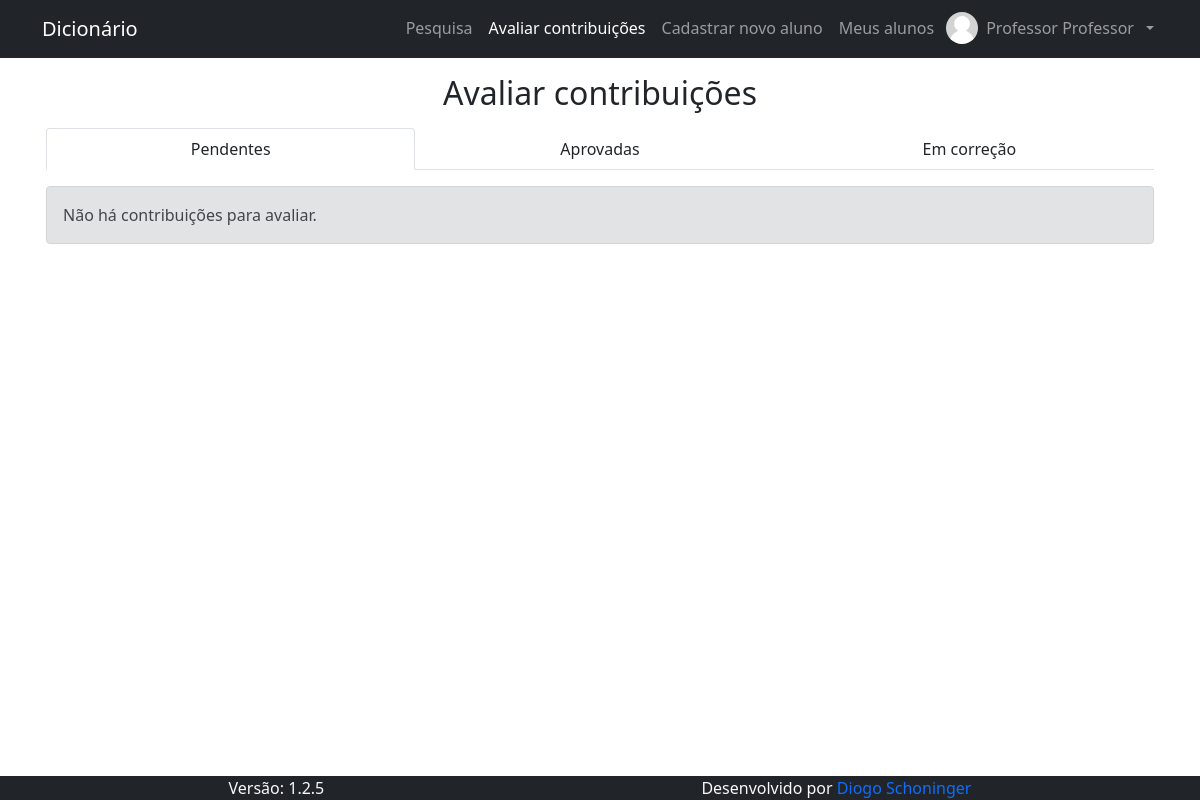
The app's page /pages/contribuicoes/avaliar_contribuicoes.php (signed in), older data.
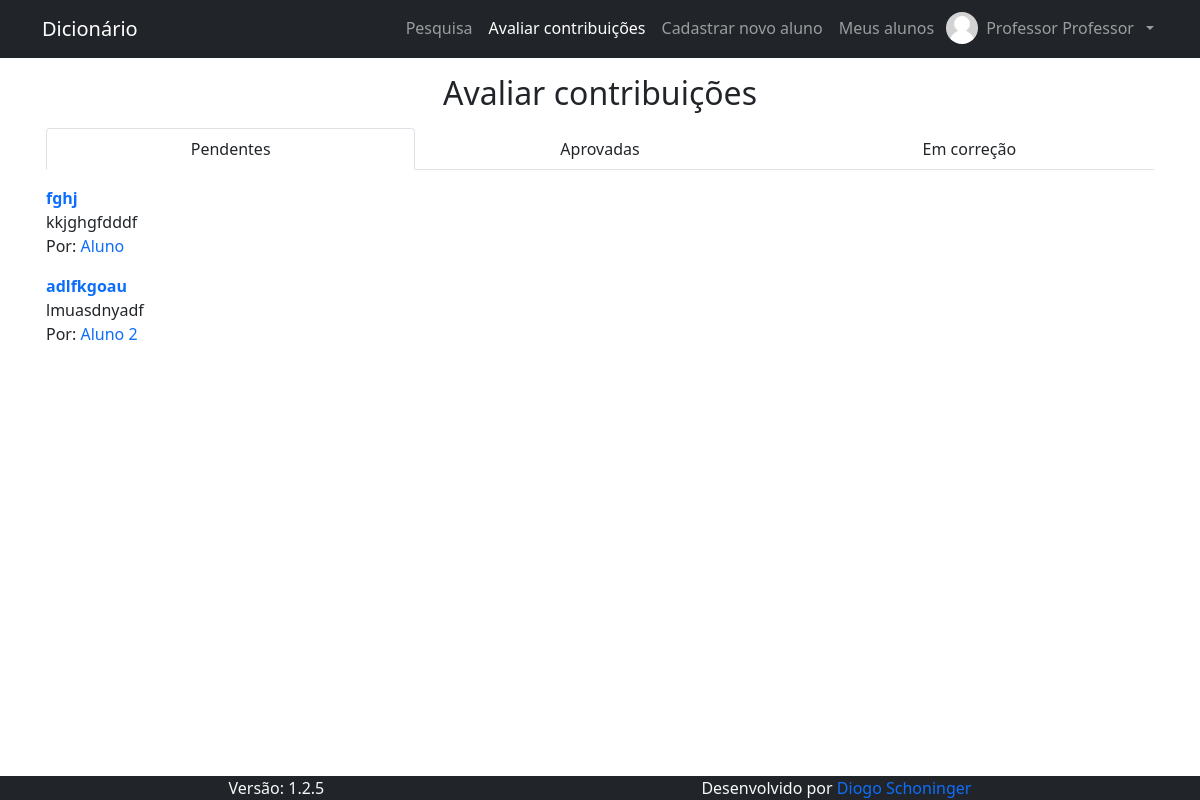
The same page, newer data.
### tables this page shows
CREATE TABLE IF NOT EXISTS `contribuicao` (
  `id_contribuicao` int(11) NOT NULL AUTO_INCREMENT,
  `contribuicao` text NOT NULL,
  `silabacao` text NOT NULL,
  `classe_gramatical` text NOT NULL,
  `significados` text NOT NULL,
  `formacao` text NOT NULL,
  `comentarios` text DEFAULT NULL,
  `id_autor` int(11) NOT NULL,
  `exemplos` text NOT NULL,
  `situacao` text NOT NULL,
  `comentarios_avaliador` text NOT NULL,
  PRIMARY KEY (`id_contribuicao`)
);

CREATE TABLE IF NOT EXISTS `usuario` (
  `id_usuario` int(11) NOT NULL AUTO_INCREMENT,
  `nome_usuario` text NOT NULL,
  `email` varchar(128) NOT NULL,
  `cpf` varchar(11) NOT NULL,
  `data_nasc` date NOT NULL,
  `senha` text NOT NULL,
  `nivel` int(1) NOT NULL,
  `primeiro_acesso` int(1) NOT NULL DEFAULT 1,
  `id_responsavel` int(1) NOT NULL,
  `foto` text DEFAULT NULL,
  PRIMARY KEY (`id_usuario`),
  UNIQUE KEY `email` (`email`),
  UNIQUE KEY `cpf` (`cpf`)
);

### pages/contribuicoes/avaliar_contribuicoes.php (the view, shortened to what this page needs)
<h1 class="fs-2 text-center m-0">Avaliar contribuições</h1>
<div class="container row g-0 gap-3">
  <div class="nav nav-tabs row g-0" id="nav-tab" role="tablist">
    <button class="nav-link text-dark col px-0 active" id="nav-tab-pendentes" data-bs-toggle="tab" data-bs-target="#nav-pendentes" type="button" role="tab" aria-controls="nav-pendentes" aria-selected="true">Pendentes</button>
    <button class="nav-link text-dark col px-0" id="nav-tab-aprovadas" data-bs-toggle="tab" data-bs-target="#nav-aprovadas" type="button" role="tab" aria-controls="nav-aprovadas" aria-selected="false">Aprovadas</button>
    <button class="nav-link text-dark col px-0" id="nav-tab-em-correcao" data-bs-toggle="tab" data-bs-target="#nav-em-correcao" type="button" role="tab" aria-controls="nav-em-correcao" aria-selected="false">Em correção</button>
  </div>
  <div class="tab-content" id="nav-tabContent">
    <div class="tab-pane fade show active" id="nav-pendentes" role="tabpanel" aria-labelledby="nav-tab-pendentes">
      <div class="row g-0 gap-3">
        <?php
          $conn = open_db();
          $alunos = $conn->query("SELECT id_usuario, nome_usuario FROM usuario WHERE nivel = 1 AND id_responsavel = " . $_SESSION["id_usuario"]);
          if ($alunos->num_rows === 0) echo "<div class='alert alert-secondary m-0'>Você não é responsável por nenhum aluno.</div>";
          else {
            $sem_contribuicoes = true;
            while ($aluno = $alunos->fetch_object()) {
              $contribuicoes = $conn->query("SELECT id_contribuicao, contribuicao, significados FROM contribuicao WHERE id_autor = $aluno->id_usuario AND situacao LIKE 'Pendente'");
              if ($contribuicoes->num_rows !== 0) {
                $sem_contribuicoes = false;
                while ($contribuicao = $contribuicoes->fetch_object()) {
                  echo "
                    <div>
                      <a href='" . BASE_URL . "pages/contribuicoes/avaliar_contribuicao.php?id_contribuicao=" . $contribuicao->id_contribuicao . "' class='nav-link p-0 m-0'>
                        <span class='fw-bold'>" . $contribuicao->contribuicao . "</span><br/>
                      </a>
                      <span>" . $contribuicao->significados . "</span><br/>
                      <span>Por: <a href='" . BASE_URL . "pages/user/perfil.php?id_usuario=" . $aluno->id_usuario . "' class='nav-link d-inline p-0'>" . $aluno->nome_usuario . "</a></span>
                    </div>
                  ";
                }
              }
            }
            if ($sem_contribuicoes) echo "<div class='alert alert-secondary m-0'>Não há contribuições para avaliar.</div>";
          }
        ?>
      </div>
    </div>
  </div>
</div>

Row changes from the older to the newer data that the page shows:
now on this page (row unchanged): usuario: nome_usuario "Aluno"
added contribuicao: contribuicao "fghj", significados "kkjghgfdddf"
now on this page (row unchanged): usuario: nome_usuario "Aluno 2"
added contribuicao: contribuicao "adlfkgoau", significados "lmuasdnyadf"
Text that changed along with them:
text no longer shown: "Não há contribuições para avaliar."
